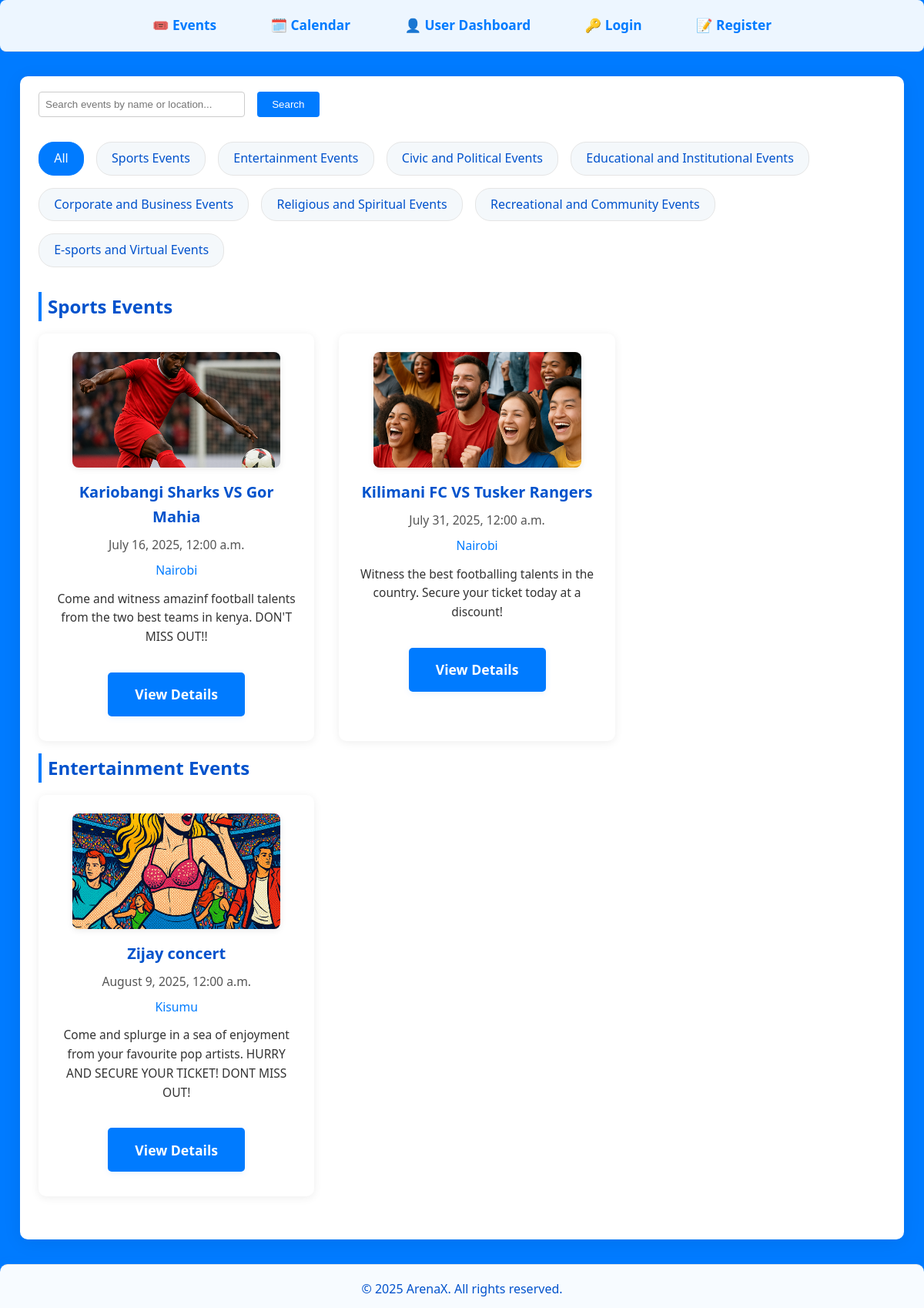
/events/events/, run on the app's committed database.
### events/models.py (models this page shows, shortened)
class Event(models.Model):
    EVENT_TYPE_CHOICES = [
        ('sports', 'Sports Events'),
        ('entertainment', 'Entertainment Events'),
        ('civic', 'Civic and Political Events'),
        ('educational', 'Educational and Institutional Events'),
        ('corporate', 'Corporate and Business Events'),
        ('religious', 'Religious and Spiritual Events'),
        ('recreational', 'Recreational and Community Events'),
        ('esports', 'E-sports and Virtual Events'),
    ]
    name = models.CharField(max_length=200)
    date = models.DateTimeField()
    location = models.CharField(max_length=200)
    description = models.TextField(blank=True)
    thumbnail = models.ImageField(upload_to='event_thumbnails/', blank=True, null=True)  # <-- Added field
    event_type = models.CharField(max_length=32, choices=EVENT_TYPE_CHOICES, default='sports')

### events/views.py (the view)
# urls.py: path('events/', views.event_list, name='event_list'),
def event_list(request):
    event_type = request.GET.get('type')
    q = request.GET.get('q', '')
    events = Event.objects.all()
    if event_type:
        events = events.filter(event_type=event_type)
    if q:
        events = events.filter(name__icontains=q) | events.filter(location__icontains=q)
    from collections import OrderedDict
    grouped_events = OrderedDict()
    for key, label in Event.EVENT_TYPE_CHOICES:
        grouped_events[label] = events.filter(event_type=key)
    return render(request, 'events/event_list.html', {
        'grouped_events': grouped_events,
        'event_type_choices': Event.EVENT_TYPE_CHOICES,
        'selected_type': event_type,
        'q': q,
    })

### events/templates/events/event_list.html (shortened to what this page needs)
{% extends "base.html" %}
{% load static %}
{% block content %}
<div class="section">
    <form class="search-bar" method="get" action="">
        <input type="text" name="q" placeholder="Search events by name or location..." value="{{ q }}">
        <button type="submit">Search</button>
    </form>
    <div class="category-filter">
        <a href="{% url 'event_list' %}" class="{% if not selected_type %}active{% endif %}">All</a>
        {% for key, label in event_type_choices %}
            <a href="?type={{ key }}{% if q %}&q={{ q }}{% endif %}" class="{% if selected_type == key %}active{% endif %}">
                {{ label }}
            </a>
        {% endfor %}
    </div>
    {% for category, events in grouped_events.items %}
        {% if events %}
            <h2>{{ category }}</h2>
            <div class="card-list">
                {% for event in events %}
                <div class="event-card">
                    {% if event.thumbnail %}
                        <img src="{{ event.thumbnail.url }}" alt="{{ event.name }} thumbnail" class="event-thumbnail">
                    {% else %}
                        <img src="{% static 'images/default_event_thumb.png' %}" alt="No thumbnail" class="event-thumbnail">
                    {% endif %}
                    <strong>{{ event.name }}</strong>
                    <div class="event-date">{{ event.date|date:"F j, Y, g:i a" }}</div>
                    <div class="event-location">{{ event.location }}</div>
                    <div class="event-description">{{ event.description|linebreaksbr|truncatewords:30 }}</div>
                    <a href="{% url 'event_detail' event.pk %}" class="cta">View Details</a>
                </div>
                {% endfor %}
            </div>
        {% endif %}
    {% empty %}
        <div>No events available at the moment. Please check back soon!</div>
    {% endfor %}
</div>
{% endblock %}

### static/css/styles.css (style rules this page uses)
body, h1, h2, h3, h4, h5, h6, p, ul, ol, li, a { margin: 0; padding: 0; box-sizing: border-box; }
body { font-family: 'Segoe UI', Arial, sans-serif; background: #f7f9fb; color: #222; line-height: 1.6; }
.section { margin-bottom: 2.5rem; }
.section h2 { color: #0052cc; margin-bottom: 1rem; font-size: 1.5rem; border-left: 4px solid #007bff; padding-left: 0.5rem; }
.cta { display: inline-block; background: #007bff; color: #fff; padding: 0.9rem 2.2rem; border-radius: 5px; text-decoration: none; font-size: 1.1rem; font-weight: 600; margin-top: 1rem; box-shadow: 0 2px 8px rgba(0,123,255,0.08); transition: background 0.2s; }

### events/templates/base.html (style rules this page uses)
html, body { height: 100%; min-height: 100%; margin: 0; padding: 0; }
body { display: flex; flex-direction: column; min-height: 100vh; font-family: 'Segoe UI', Arial, sans-serif; background: #007bff; }

### events/templates/events/event_list.html (style rules this page uses)
.card-list { display: flex; flex-wrap: wrap; gap: 2rem; justify-content: flex-start; }
.event-card { background: #fff; border-radius: 10px; box-shadow: 0 2px 12px rgba(0,0,0,0.07); padding: 1.5rem 1.2rem; width: 320px; display: flex; flex-direction: column; justify-content: flex-start; align-items: center; transition: box-shadow 0.2s; margin-bottom: 1rem; }
.event-thumbnail { width: 100%; max-width: 270px; height: 150px; object-fit: cover; border-radius: 8px; box-shadow: 0 2px 8px rgba(0,0,0,0.08); background: #f4f4f4; margin-bottom: 1rem; }
.event-card strong { font-size: 1.25rem; color: #0052cc; margin-bottom: 0.5rem; display: block; text-align: center; }
.event-card .event-date { color: #555; font-size: 0.98rem; margin-bottom: 0.5rem; text-align: center; }
.event-card .event-location { color: #007bff; font-size: 0.98rem; margin-bottom: 0.7rem; text-align: center; }
.event-card .event-description { color: #333; font-size: 0.97rem; margin-bottom: 1.1rem; min-height: 48px; text-align: center; }
.event-card .cta { align-self: center; margin-bottom: 0.5rem; }
.search-bar { margin-bottom: 2rem; display: flex; gap: 1rem; }
.search-bar input[type="text"] { padding: 0.5rem; border: 1px solid #ccc; border-radius: 4px; width: 250px; }
.search-bar button { padding: 0.5rem 1.2rem; border: none; background: #007bff; color: #fff; border-radius: 4px; cursor: pointer; }
.category-filter { margin-bottom: 2rem; display: flex; flex-wrap: wrap; gap: 1rem; }
.category-filter a, .category-filter span { padding: 0.5rem 1.2rem; border-radius: 20px; background: #f4f8fb; color: #0052cc; text-decoration: none; font-weight: 500; border: 1px solid #e5e5e5; transition: background 0.2s, color 0.2s; }
.category-filter a.active, .category-filter span.active { background: #007bff; color: #fff; border-color: #007bff; }
.section { margin-top: 20px; }

### data on the page
Event: thumbnail (picture), name "Kariobangi Sharks VS Gor Mahia", date "July 16, 2025, 12:00 a.m.", location "Nairobi", description "Come and witness amazinf football talents from the two best teams in kenya. DON'T MISS OUT!!"
Event: name "Kilimani FC VS Tusker Rangers", date "July 31, 2025, 12:00 a.m.", location "Nairobi", description "Witness the best footballing talents in the country. Secure your ticket today at a discount!"
Event: thumbnail (picture), name "Zijay concert", date "August 9, 2025, 12:00 a.m.", location "Kisumu", description "Come and splurge in a sea of enjoyment from your favourite pop artists. HURRY AND SECURE YOUR TICKET! DONT MISS OUT!"

### other printed values
{{ label }} "Sports Events" "Entertainment Events" "Civic and Political Events" "Educational and Institutional Events" "Corporate and Business Events" "Religious and Spiritual Events" "Recreational and Community Events" "E-sports and Virtual Events"
{{ category }} "Sports Events" "Entertainment Events"
{{ year|default:2025 }} "2025"
